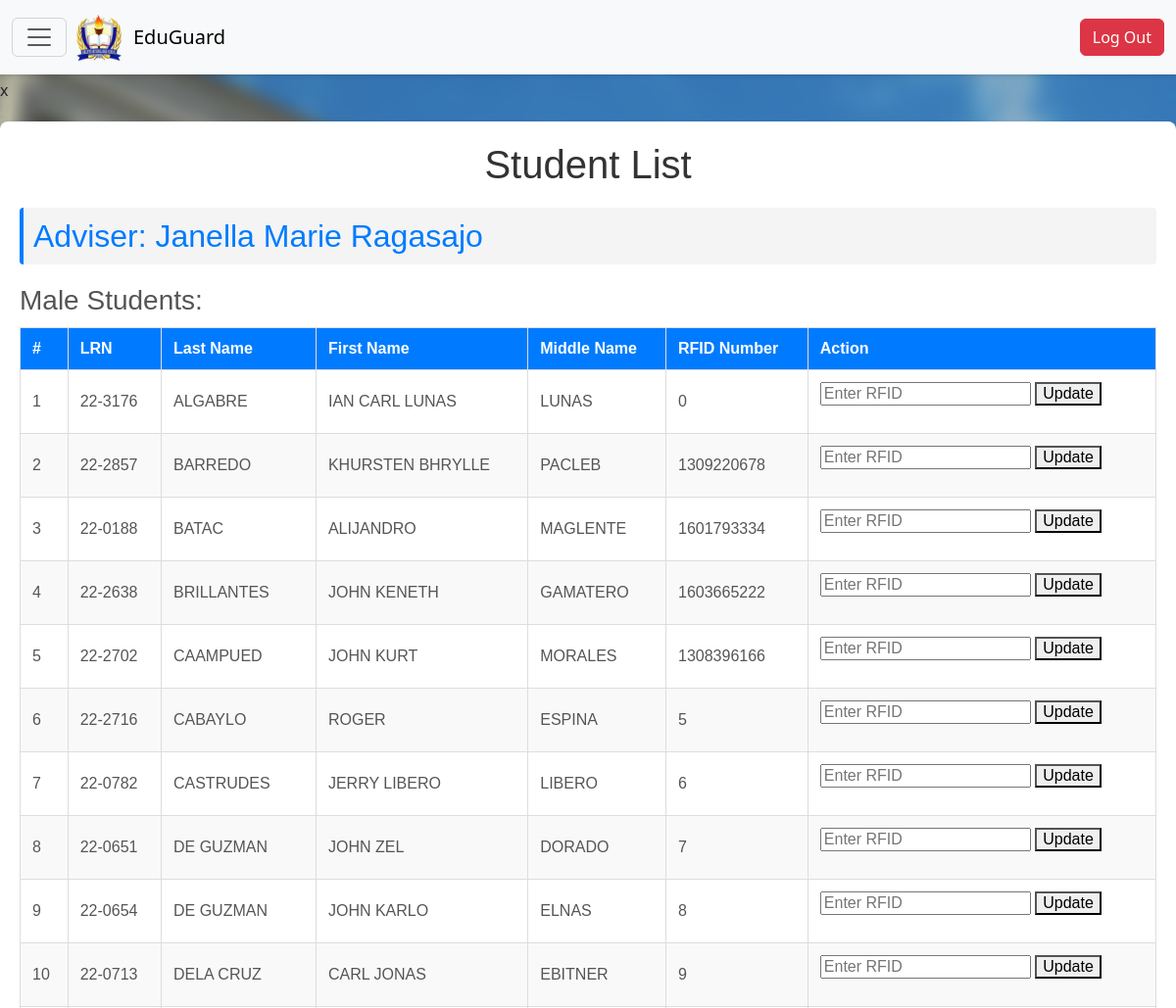
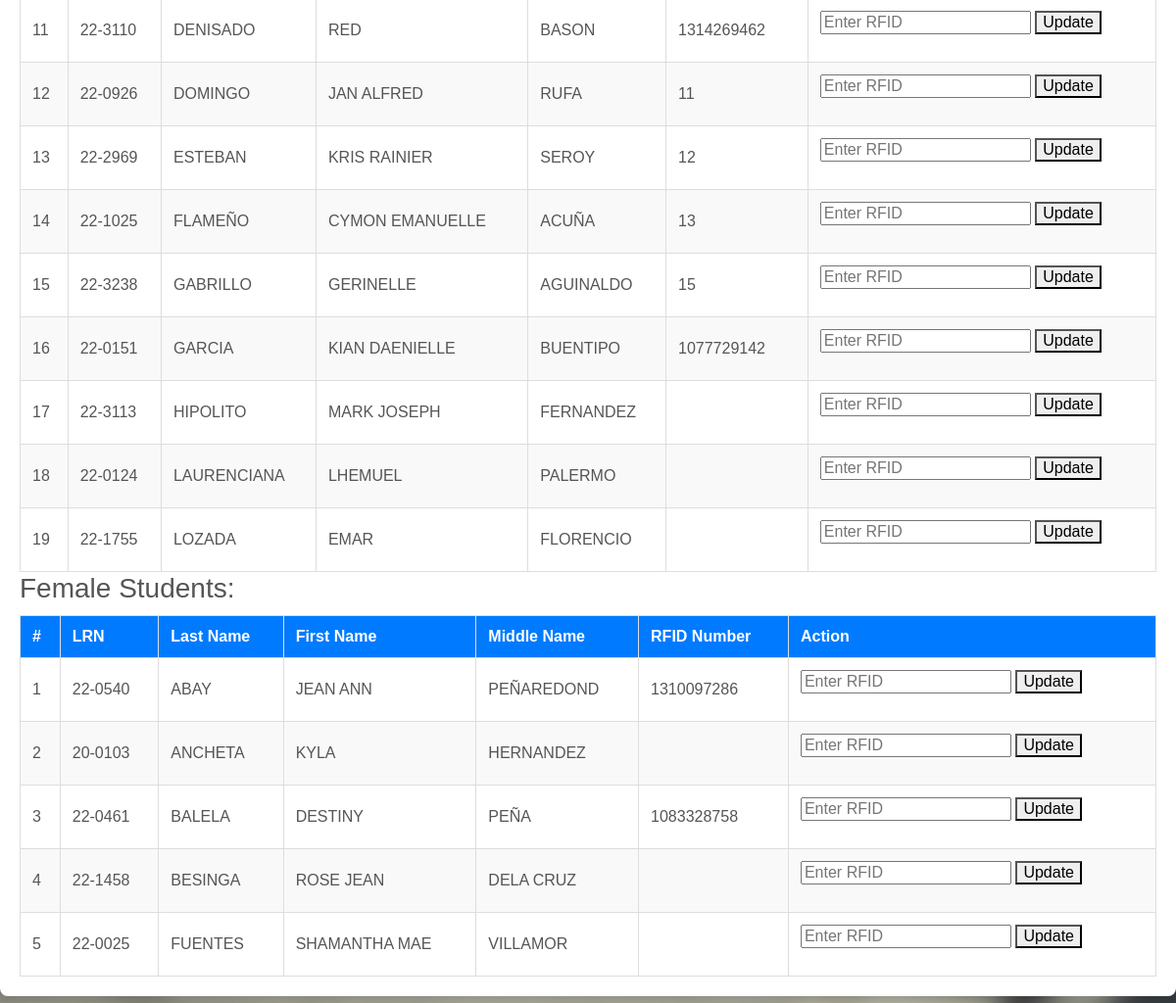
The page /PHPAdmin/sectionDetails.php?section_id=14 on the database its author committed (2 pictures, top to bottom).
### tables this page shows
CREATE TABLE `advisers` (
  `ID` int(11) NOT NULL,
  `user_role` varchar(50) DEFAULT 'adviser',
  `adviserFullName` varchar(250) DEFAULT NULL,
  `adviserContactNumber` varchar(15) DEFAULT NULL,
  `adviserEmailAddress` varchar(250) DEFAULT NULL,
  `adviserPassword` varchar(255) DEFAULT NULL,
  `adviserGrLvl` varchar(10) DEFAULT NULL,
  `adviserSection` varchar(250) DEFAULT NULL
);

CREATE TABLE `students` (
  `student_id` int(11) NOT NULL,
  `lrn` varchar(15) NOT NULL,
  `rfid_number` varchar(20) DEFAULT NULL,
  `first_name` varchar(50) NOT NULL,
  `middle_name` varchar(50) DEFAULT NULL,
  `last_name` varchar(50) NOT NULL,
  `birthdate` date DEFAULT NULL,
  `sex` enum('Male','Female') DEFAULT NULL,
  `contact_number` varchar(15) DEFAULT NULL,
  `grade_level` varchar(20) DEFAULT NULL,
  `year_level` varchar(20) DEFAULT NULL,
  `address` text DEFAULT NULL,
  `email` varchar(100) DEFAULT NULL,
  `parent_guardian_name` varchar(100) DEFAULT NULL,
  `parent_guardian_number` varchar(15) DEFAULT NULL,
  `parent_guardian_email` varchar(100) DEFAULT NULL,
  `student_username` varchar(50) DEFAULT NULL,
  `status` enum('Active','Inactive') DEFAULT 'Active',
  `created_at` timestamp NOT NULL DEFAULT current_timestamp(),
  `section` varchar(255) DEFAULT NULL,
  `student_password` varchar(50) DEFAULT NULL
);

### PHPAdmin/SectionDetails.php (the view, shortened to what this page needs)
<?php include "adminNavbar.php" ?>
<!DOCTYPE html>
<html lang="en">
<head>
    <link rel="stylesheet" href="../CSS/Teacher/adviserStudents.css">
    <link rel="stylesheet" href="../CSS/Admin/sectionDetailss.css">
</head>
<body>
    <div class="container">
        <h1>Student List</h1>
        <?php
        include "../PHP/dbconnection.php";
        $section_id = isset($_GET['section_id']) ? intval($_GET['section_id']) : 0;
        if ($section_id > 0) {
            $query = "
                SELECT
                    A.adviserFullName,
                    A.advisersection,
                    A.adviserGrlvl,
                    B.section_name,
                    B.section_grade_level,
                    C.student_id AS student_id,
                    c.lrn,
                    C.section,
                    C.first_name,
                    C.middle_name,
                    C.last_name,
                    C.sex,
                    C.rfid_number
                FROM advisers A
                INNER JOIN class_section B ON A.advisersection = B.section_name
                INNER JOIN students C ON C.section = B.section_name
                WHERE B.section_id = ?
                ORDER BY C.sex ASC, C.last_name ASC";
            if ($stmt = $conn->prepare($query)) {
                $stmt->bind_param("i", $section_id);
                $stmt->execute();
                $result = $stmt->get_result();
                if ($result->num_rows > 0) {
                    $row = $result->fetch_assoc();
                    echo "<div class='adviser-info'>";
                    echo "<h2>Adviser: " . htmlspecialchars($row['adviserFullName']) . "</h2>";
                    echo "</div>";
                    $result->data_seek(0);
                    $male_students = [];
                    $female_students = [];
                    while ($row = $result->fetch_assoc()) {
                        if ($row['sex'] === 'Male') {
                            $male_students[] = $row;
                        } else if ($row['sex'] === 'Female') {
                            $female_students[] = $row;
                        }
                    }
                    echo "<h3>Male Students:</h3>";
                    if (count($male_students) > 0) {
                        echo "<table>";
                        echo "<thead>";
                        echo "<tr>";
                        echo "<th>#</th>";
                        echo "<th>LRN</th>";
                        echo "<th>Last Name</th>";
                        echo "<th>First Name</th>";
                        echo "<th>Middle Name</th>";
                        echo "<th>RFID Number</th>";
                        echo "<th>Action</th>";
                        echo "</tr>";
                        echo "</thead>";
                        echo "<tbody>";
                        $counter = 1;
                        foreach ($male_students as $student) {
                            echo "<tr>";
                            echo "<td>" . $counter++ . "</td>";
                            echo "<td>" . htmlspecialchars($student['lrn']) . "</td>";
                            echo "<td>" . htmlspecialchars($student['last_name']) . "</td>";
                            echo "<td>" . htmlspecialchars($student['first_name']) . "</td>";
                            echo "<td>" . htmlspecialchars($student['middle_name']) . "</td>";
                            echo "<td>" . htmlspecialchars($student['rfid_number']) . "</td>";
                            echo "<td>
                                <form method='POST'>
                                    <input type='hidden' name='student_id' value='" . $student['student_id'] . "'>
                                    <input type='text' name='rfid_number' placeholder='Enter RFID'>
                                    <button type='submit'>Update</button>
                                </form>
                              </td>";
                            echo "</tr>";
                        }
                        echo "</tbody>";
                        echo "</table>";
                    } else {
                        echo "<p class='no-data'>No male students found.</p>";
                    }
                    echo "<h3>Female Students:</h3>";
                    if (count($female_students) > 0) {
                        echo "<table>";
                        echo "<thead>";
                        echo "<tr>";
                        echo "<th>#</th>";
                        echo "<th>LRN</th>";
                        echo "<th>Last Name</th>";
                        echo "<th>First Name</th>";
                        echo "<th>Middle Name</th>";
                        echo "<th>RFID Number</th>";
                        echo "<th>Action</th>";
                        echo "</tr>";
                        echo "</thead>";
                        echo "<tbody>";
                        $counter = 1;
                        foreach ($female_students as $student) {
                            echo "<tr>";
                            echo "<td>" . $counter++ . "</td>";
                            echo "<td>" . htmlspecialchars($student['lrn']) . "</td>";
                            echo "<td>" . htmlspecialchars($student['last_name']) . "</td>";
                            echo "<td>" . htmlspecialchars($student['first_name']) . "</td>";
                            echo "<td>" . htmlspecialchars($student['middle_name']) . "</td>";
                            echo "<td>" . htmlspecialchars($student['rfid_number']) . "</td>";
                            echo "<td>
                                <form method='POST'>
                                    <input type='hidden' name='student_id' value='" . $student['student_id'] . "'>
                                    <input type='text' name='rfid_number' placeholder='Enter RFID'>
                                    <button type='submit'>Update</button>
                                </form>
                              </td>";
                            echo "</tr>";
                        }
                        echo "</tbody>";
                        echo "</table>";
                    } else {
                        echo "<p class='no-data'>No female students found.</p>";
                    }
                } else {
                    echo "<p class='no-data'>No students found for this section.</p>";
                }
            } else {
                echo "<p class='error'>Error preparing the query: " . htmlspecialchars($conn->error) . "</p>";
            }
        } else {
            echo "<p class='error'>Invalid section ID.</p>";
        }
        ?>
    </div>
</body>
</html>

### CSS/Admin/adminNavbar.css (style rules this page uses)
body { background-image: url("/CapstoneProjectBS/Assets/Background.jpg"); background-size: cover; background-repeat: no-repeat; background-attachment: fixed; background-color: #124E66; }
body::before { content: ""; position: fixed; top: 0; left: 0; width: 100%; height: 100%; background-color: rgba(139, 47, 47, 0.15); pointer-events: none; z-index: -1; }
body::before { content: ""; position: fixed; top: 0; left: 0; width: 100%; height: 100%; background-image: inherit; background-size: inherit; background-repeat: inherit; background-attachment: inherit; filter: blur(8px); z-index: -1; }

### CSS/Teacher/adviserStudents.css (style rules this page uses)
body { padding-top: 80px; }

### CSS/Admin/sectionDetailss.css (style rules this page uses)
.container { max-width: 1200px; margin: 20px auto; padding: 20px; background-color: #ffffff; border-radius: 8px; box-shadow: 0 4px 10px rgba(0, 0, 0, 0.1); font-family: Arial, sans-serif; }
h1 { text-align: center; color: #333; margin-bottom: 20px; }
.adviser-info { margin-bottom: 20px; padding: 10px; background-color: #f4f4f4; border-left: 4px solid #007bff; border-radius: 4px; }
.adviser-info h2 { margin: 0; color: #007bff; }
h3 { color: #555; margin-bottom: 10px; }
table { width: 100%; border-collapse: collapse; margin-top: 10px; }
table th, table td { border: 1px solid #ddd; padding: 12px; text-align: left; }
table th { background-color: #007bff; color: #fff; font-weight: bold; }
table tr:nth-child(even) { background-color: #f9f9f9; }
table td { color: #555; }

### rows shown on the page
advisers: adviserFullName "Janella Marie Ragasajo", students.lrn "22-3176", students.last_name "ALGABRE", students.first_name "IAN CARL LUNAS", students.middle_name "LUNAS", students.rfid_number "0", students.lrn "22-2857", students.last_name "BARREDO", students.first_name "KHURSTEN BHRYLLE", students.middle_name "PACLEB", students.rfid_number "1309220678", students.lrn "22-0188", students.last_name "BATAC", students.first_name "ALIJANDRO", students.middle_name "MAGLENTE", students.rfid_number "1601793334", students.lrn "22-2638", students.last_name "BRILLANTES", students.first_name "JOHN KENETH", students.middle_name "GAMATERO", students.rfid_number "1603665222", students.lrn "22-2702", students.last_name "CAAMPUED", students.first_name "JOHN KURT", students.middle_name "MORALES", students.rfid_number "1308396166", students.lrn "22-2716", students.last_name "CABAYLO", students.first_name "ROGER", students.middle_name "ESPINA", students.rfid_number "5", students.lrn "22-0782", students.last_name "CASTRUDES", students.first_name "JERRY LIBERO", students.middle_name "LIBERO", students.rfid_number "6", students.lrn "22-0651", students.last_name "DE GUZMAN", students.first_name "JOHN ZEL", students.middle_name "DORADO", students.rfid_number "7", students.lrn "22-0654", students.first_name "JOHN KARLO", students.middle_name "ELNAS", students.rfid_number "8", students.lrn "22-0713", students.last_name "DELA CRUZ", students.first_name "CARL JONAS", students.middle_name "EBITNER", students.rfid_number "9", students.lrn "22-3110", students.last_name "DENISADO", students.first_name "RED", students.middle_name "BASON", students.rfid_number "1314269462", students.lrn "22-0926", students.last_name "DOMINGO", students.first_name "JAN ALFRED", students.middle_name "RUFA", students.rfid_number "11", students.lrn "22-2969", students.last_name "ESTEBAN", students.first_name "KRIS RAINIER", students.middle_name "SEROY", students.rfid_number "12", students.lrn "22-1025", students.last_name "FLAMEÑO", students.first_name "CYMON EMANUELLE", students.middle_name "ACUÑA", students.rfid_number "13", students.lrn "22-3238", students.last_name "GABRILLO", students.first_name "GERINELLE", students.middle_name "AGUINALDO", students.rfid_number "15", students.lrn "22-0151", students.last_name "GARCIA", students.first_name "KIAN DAENIELLE", students.middle_name "BUENTIPO", students.rfid_number "1077729142", students.lrn "22-3113", students.last_name "HIPOLITO", students.first_name "MARK JOSEPH", students.middle_name "FERNANDEZ", students.lrn "22-0124", students.last_name "LAURENCIANA", students.first_name "LHEMUEL", students.middle_name "PALERMO", students.lrn "22-1755", students.last_name "LOZADA", students.first_name "EMAR", students.middle_name "FLORENCIO", students.lrn "22-0540", students.last_name "ABAY", students.first_name "JEAN ANN", students.middle_name "PEÑAREDOND", students.rfid_number "1310097286", students.lrn "20-0103", students.last_name "ANCHETA", students.first_name "KYLA", students.middle_name "HERNANDEZ", students.lrn "22-0461", students.last_name "BALELA", students.first_name "DESTINY", students.middle_name "PEÑA", students.rfid_number "1083328758", students.lrn "22-1458", students.last_name "BESINGA", students.first_name "ROSE JEAN", students.middle_name "DELA CRUZ", students.lrn "22-0025", students.last_name "FUENTES", students.first_name "SHAMANTHA MAE", students.middle_name "VILLAMOR"
